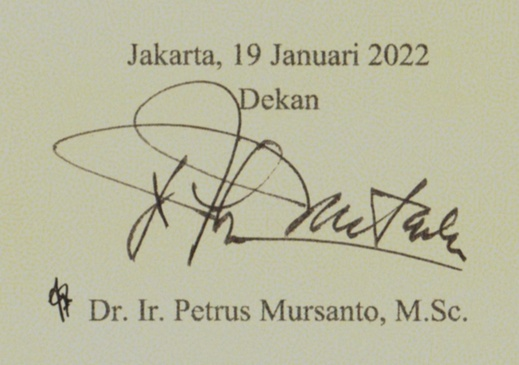
#> input picture SIGNATURE PRESENT/gambar(9).jpeg, 519 x 365 px, shrunk from 972 x 684 before the run
$ python test.py
#> lines starting #> are read from the running program, lines starting #| are printed output that depends on the picture
import cv2
import matplotlib.pyplot as plt
import pytesseract
import os

# ==========================================
# LOKASI TESSERACT
# ==========================================
pytesseract.pytesseract.tesseract_cmd = (
    r"C:\Program Files\Tesseract-OCR\tesseract.exe"
)

# ==========================================
# INPUT
# ==========================================
path = "SIGNATURE PRESENT/gambar(9).jpeg"
print("File ditemukan:", os.path.exists(path),":",path)
image = cv2.imread(path)
#> image is the input picture: shape (365, 519, 3); mean B, G, R 160, 186, 186.9
if image is None:
    print("Gambar gagal dibaca.")
    exit()

# ==========================================
# FOLDER HASIL
# ==========================================
os.makedirs("Hasil", exist_ok=True)
nama_file = os.path.splitext(
    os.path.basename(path)
)[0]

# ==========================================
# GRAYSCALE
# ==========================================
gray = cv2.cvtColor(
    image,
    cv2.COLOR_BGR2GRAY
)
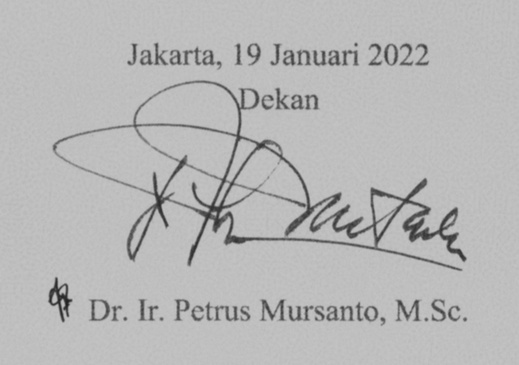
#> gray: shape (365, 519); min 35, max 198, mean 183.4

# ==========================================
# OCR
# OCR hanya ditampilkan di terminal
# ==========================================
#> (the run stopped early here; a loop or call above may not have finished)

$ run again, with SIGNATURE PRESENT/gambar(1).jpeg copied over SIGNATURE PRESENT/gambar(9).jpeg
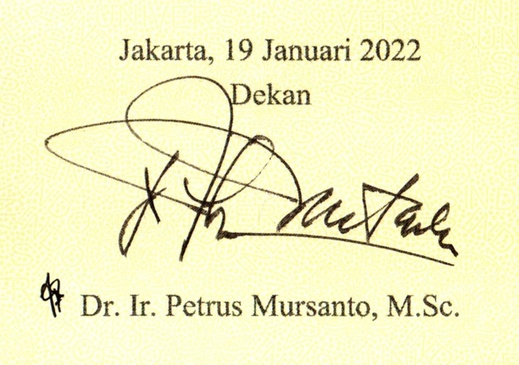
#> input picture SIGNATURE PRESENT/gambar(1).jpeg, 519 x 365 px, shrunk from 972 x 684 before the run
#> image is the input picture: shape (365, 519, 3); mean B, G, R 194, 240.4, 241.4
#> `gray = cv2.cvtColor( image, cv2.COLOR_BGR2GRAY )`:
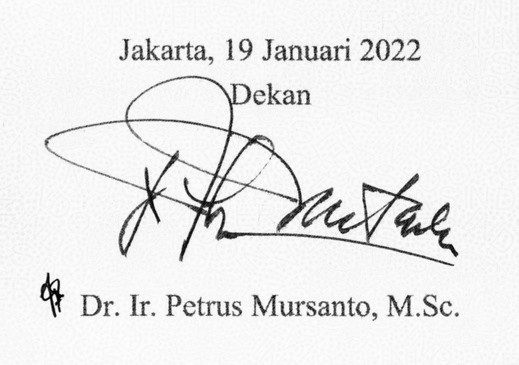
#> gray: shape (365, 519); min 1, max 254, mean 235.4

$ run again, with SIGNATURE PRESENT/gambar(2).jpeg copied over SIGNATURE PRESENT/gambar(9).jpeg
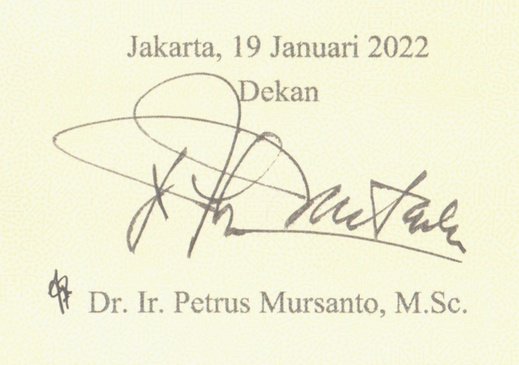
#> input picture SIGNATURE PRESENT/gambar(2).jpeg, 519 x 365 px, shrunk from 972 x 684 before the run
#> image is the input picture: shape (365, 519, 3); mean B, G, R 215.8, 241.1, 242
#> `gray = cv2.cvtColor( image, cv2.COLOR_BGR2GRAY )`:
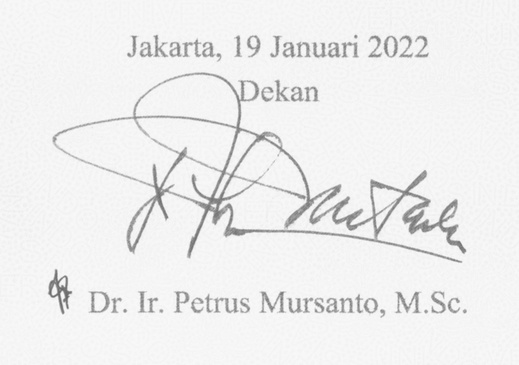
#> gray: shape (365, 519); min 103, max 253, mean 238.5
